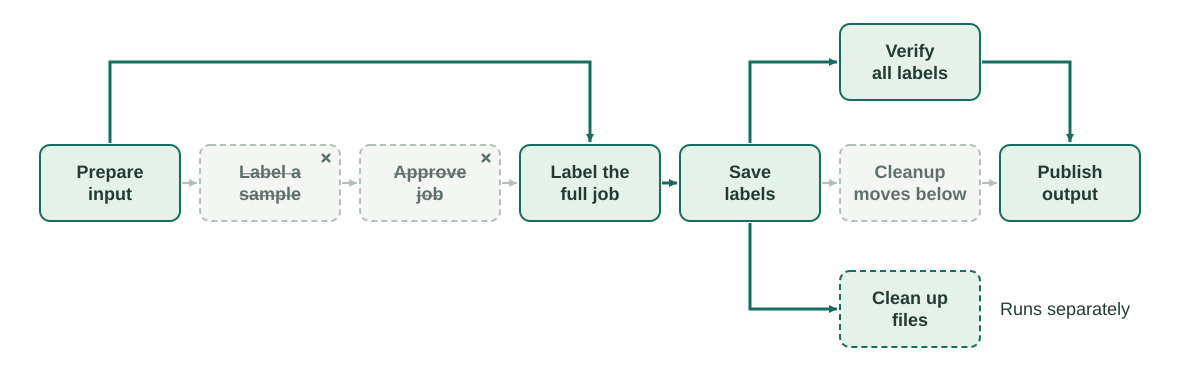

Reproduce this figure in Python.
# /// script
# requires-python = ">=3.10"
# dependencies = ["svgwrite", "cairosvg"]
# ///
"""Overlay proposed changes on the unchanged current-workflow coordinates."""
from pathlib import Path
import argparse
import svgwrite

WIDTH, HEIGHT = 1200, 370
LEFT, STRIDE, NODE_W, NODE_H = 40, 160, 140, 76
BASE_Y, TOP_Y, BRANCH_Y = 145, 24, 271
INK, GREY, LINE = '#243b35', '#60716b', '#b4c1ba'
ACCENT, LIGHT, PAPER = '#176e5e', '#e4f2e9', '#f4f6f4'
FONT = 'Arial, Helvetica, sans-serif'

def main():
    parser = argparse.ArgumentParser()
    parser.add_argument('--output', default='workflow-overlay.svg')
    parser.add_argument('--preview')
    args = parser.parse_args()
    output = Path(args.output)
    output.parent.mkdir(parents=True, exist_ok=True)
    drawing = svgwrite.Drawing(str(output), size=(WIDTH, HEIGHT), viewBox=f'0 0 {WIDTH} {HEIGHT}')
    drawing.set_desc(title='Proposed workflow over the current workflow', desc='The gray path is current. The green proposal skips sample and approval, adds label verification before publication, and keeps cleanup on a separate branch.')
    def marker(name, color):
        m = drawing.marker(id=name, insert=(8,4), size=(9,8), orient='auto', markerUnits='userSpaceOnUse')
        m.add(drawing.path(d='M0 0 L8 4 L0 8 Z', fill=color))
        drawing.defs.add(m)
        return m
    current_marker, proposed_marker = marker('current-arrow', LINE), marker('proposed-arrow', ACCENT)
    def path(points, proposed=False):
        value = 'M' + ' L'.join(f'{x},{y}' for x,y in points)
        p = drawing.path(d=value, fill='none', stroke=ACCENT if proposed else LINE, stroke_width=3 if proposed else 2, class_='proposed-route' if proposed else 'current-route')
        p['marker-end']=(proposed_marker if proposed else current_marker).get_funciri()
        drawing.add(p)
    def node(index, lines, y=BASE_Y, mode='keep'):
        x = LEFT + index * STRIDE
        group = drawing.g(class_='overlay-node '+mode)
        rect = drawing.rect(insert=(x,y), size=(NODE_W,NODE_H), rx=10, fill=LIGHT if mode in ('keep','added','parallel') else PAPER, stroke=ACCENT if mode in ('keep','added','parallel') else LINE, stroke_width=2)
        if mode in ('skipped','moved','parallel'):rect['stroke-dasharray']='6,4'
        group.add(rect)
        for i,line in enumerate(lines):
            baseline=y+NODE_H/2-(len(lines)-1)*11+6+i*22
            label=drawing.text(line,insert=(x+NODE_W/2,baseline),text_anchor='middle',font_family=FONT,font_size=18,font_weight=600,fill=GREY if mode in ('skipped','moved') else INK,class_='node-text')
            if mode=='skipped':label['text-decoration']='line-through'
            group.add(label)
        if mode=='skipped':
            cross_x,cross_y=x+NODE_W-14,y+13
            for a,b in [((-4,-4),(4,4)),((-4,4),(4,-4))]:group.add(drawing.line((cross_x+a[0],cross_y+a[1]),(cross_x+b[0],cross_y+b[1]),stroke=GREY,stroke_width=2.5))
        drawing.add(group)
    center_y=BASE_Y+NODE_H/2
    for i in range(6):path([(LEFT+i*STRIDE+NODE_W+2,center_y),(LEFT+(i+1)*STRIDE-3,center_y)])
    # Proposed route bypasses the two crossed-out nodes while retaining all anchors.
    path([(LEFT+NODE_W/2,BASE_Y-2),(LEFT+NODE_W/2,TOP_Y+NODE_H/2),(LEFT+3*STRIDE+NODE_W/2,TOP_Y+NODE_H/2),(LEFT+3*STRIDE+NODE_W/2,BASE_Y-3)],True)
    path([(LEFT+3*STRIDE+NODE_W+2,center_y),(LEFT+4*STRIDE-3,center_y)],True)
    path([(LEFT+4*STRIDE+NODE_W/2,BASE_Y-2),(LEFT+4*STRIDE+NODE_W/2,TOP_Y+NODE_H/2),(LEFT+5*STRIDE-3,TOP_Y+NODE_H/2)],True)
    path([(LEFT+5*STRIDE+NODE_W+2,TOP_Y+NODE_H/2),(LEFT+6*STRIDE+NODE_W/2,TOP_Y+NODE_H/2),(LEFT+6*STRIDE+NODE_W/2,BASE_Y-3)],True)
    path([(LEFT+4*STRIDE+NODE_W/2,BASE_Y+NODE_H+2),(LEFT+4*STRIDE+NODE_W/2,BRANCH_Y+NODE_H/2),(LEFT+5*STRIDE-3,BRANCH_Y+NODE_H/2)],True)
    specs=[(['Prepare','input'],'keep'),(['Label a','sample'],'skipped'),(['Approve','job'],'skipped'),(['Label the','full job'],'keep'),(['Save','labels'],'keep'),(['Cleanup','moves below'],'moved'),(['Publish','output'],'keep')]
    for index,(lines,mode) in enumerate(specs):node(index,lines,mode=mode)
    node(5,['Verify','all labels'],TOP_Y,'added')
    node(5,['Clean up','files'],BRANCH_Y,'parallel')
    drawing.add(drawing.text('Runs separately',insert=(LEFT+6*STRIDE,BRANCH_Y+NODE_H/2+6),font_family=FONT,font_size=18,fill=INK,class_='node-text'))
    drawing.save()
    if args.preview:
        import cairosvg
        cairosvg.svg2png(url=str(output),write_to=args.preview,output_width=1440)
    print(f'Saved {output}')

if __name__=='__main__':main()
